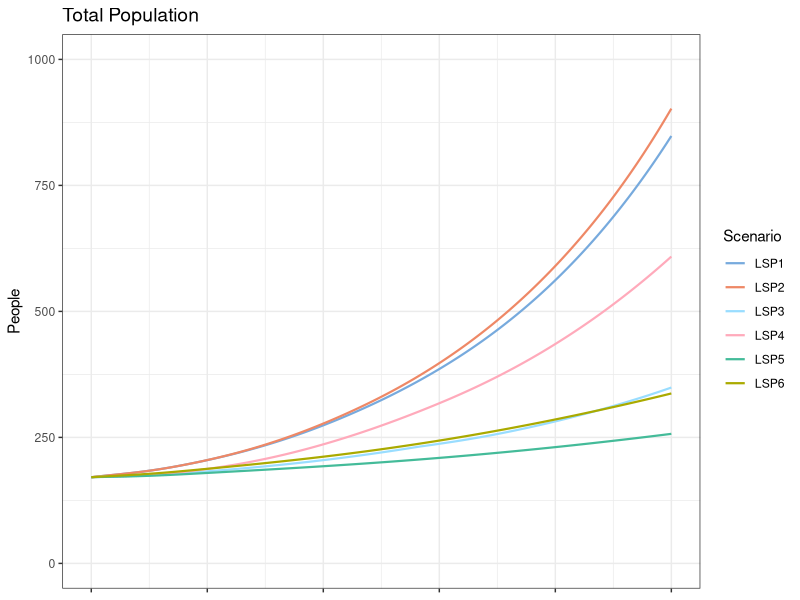
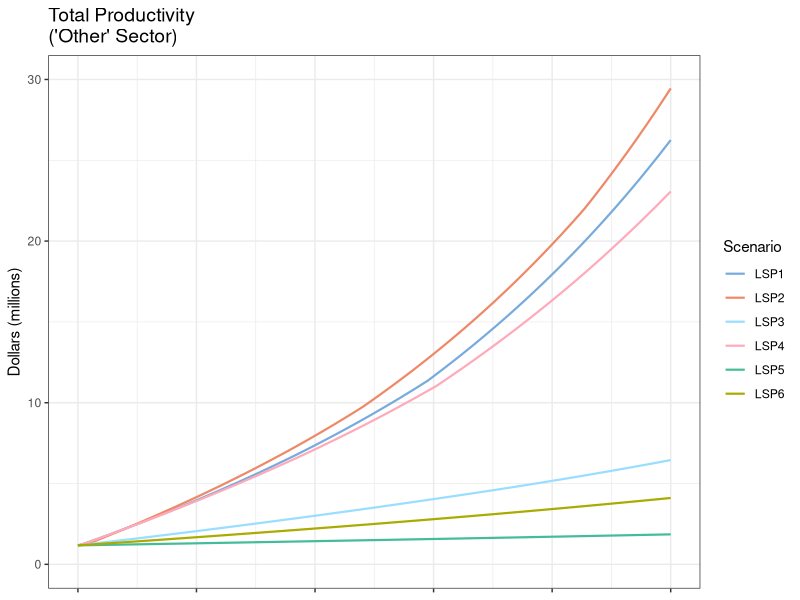
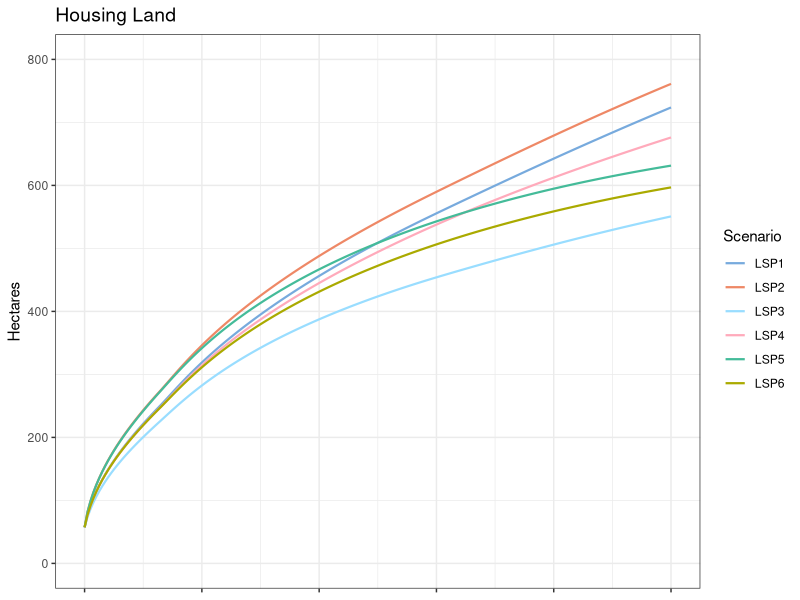
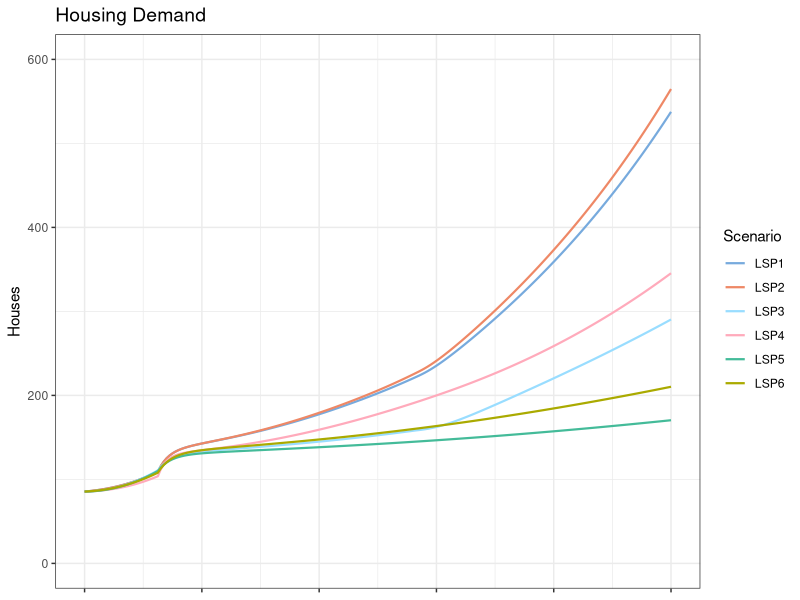
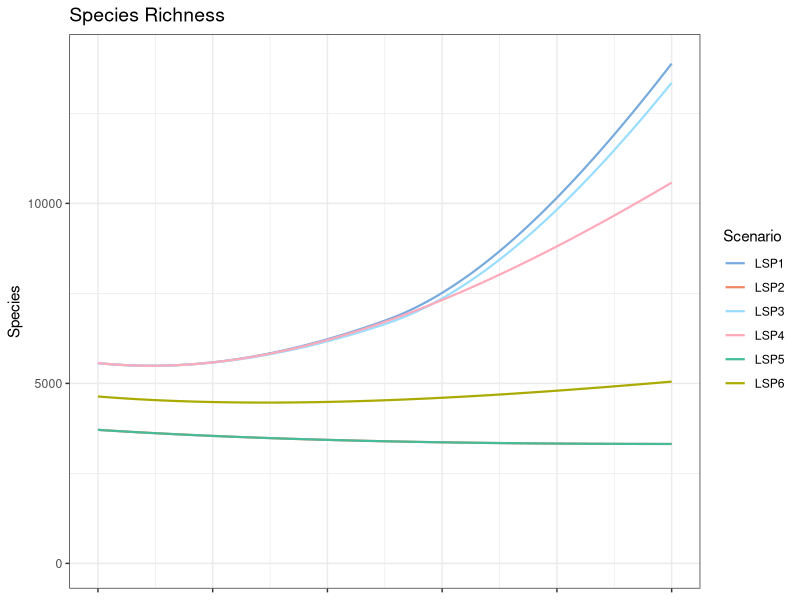
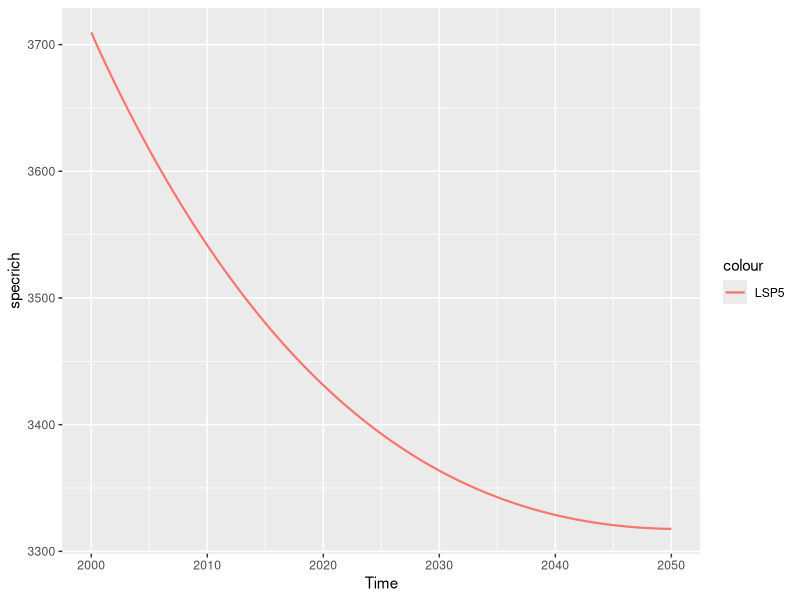
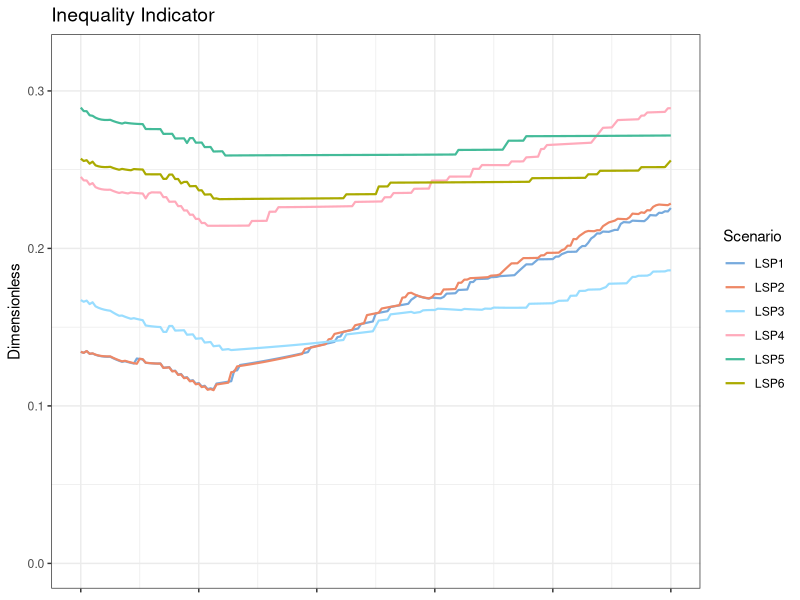
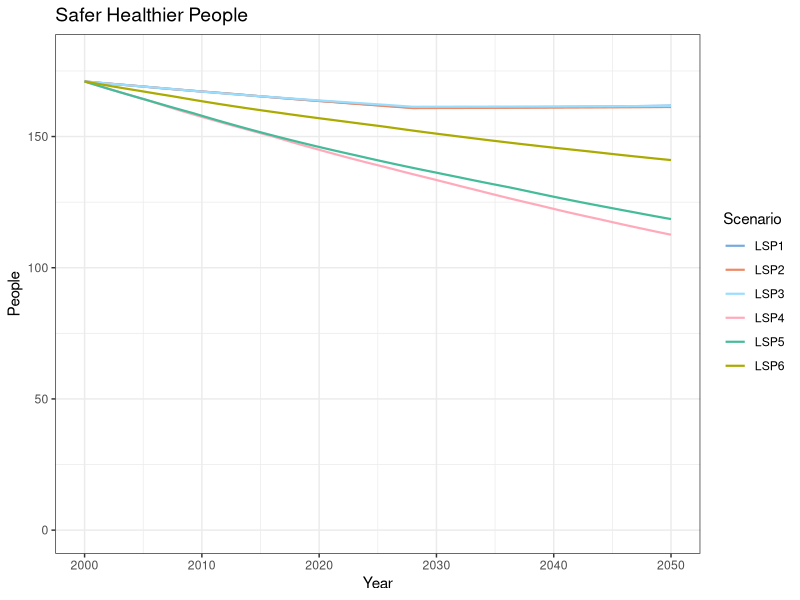

The R source for these figures, in order:

#set working directory for run data

setwd()
library(readr)
LSP1 <- read_csv("LSP1_rundata.csv")
LSP2 <- read_csv("LSP2_rundata.csv")
LSP3 <- read_csv("LSP3_rundata.csv")
LSP4 <- read_csv("LSP4_rundata.csv")
LSP5 <- read_csv("LSP5_rundata.csv")
LSP6 <- read_csv("LSP6_rundata.csv")

library(tidyverse)
library(patchwork)
library(scales)

LSP1col <- "#77AADD"
LSP2col <- "#EE8866"
LSP3col <- "#99DDFF"
LSP4col <- "#FFAABB"
LSP5col <- "#44BB99"
LSP6col <- "#AAAA00"

# total population variable

# rename variables for ggplot to remove spaces 

LSP1$totpop <- LSP1$`total population`
LSP2$totpop <- LSP2$`total population`
LSP3$totpop <- LSP3$`total population`
LSP4$totpop <- LSP4$`total population`
LSP5$totpop <- LSP5$`total population`
LSP6$totpop <- LSP6$`total population`

plot_totpop <- ggplot() +
  geom_line(data = LSP1, aes(x = Time, y = totpop, color = "LSP1"), size = 0.75) +
  geom_line(data = LSP2, aes(x = Time, y = totpop, color = "LSP2"), size = 0.75) +
  geom_line(data = LSP3, aes(x = Time, y = totpop, color = "LSP3"), size = 0.75) +
  geom_line(data = LSP4, aes(x = Time, y = totpop, color = "LSP4"), size = 0.75) +
  geom_line(data = LSP5, aes(x = Time, y = totpop, color = "LSP5"), size = 0.75) +
  geom_line(data = LSP6, aes(x = Time, y = totpop, color = "LSP6"), size = 0.75) +
  scale_color_manual(name = "Scenario", values = c("LSP1" = LSP1col, "LSP2" = LSP2col, "LSP3" = LSP3col,
                                                   "LSP4" = LSP4col, "LSP5" = LSP5col, "LSP6" = LSP6col)) +
  theme_bw() + ylim(0, 1000) +
  theme(plot.title = element_text(size=14), axis.title.x=element_blank(), axis.text.x=element_blank()) +
  ylab("People") + xlab("Year") + ggtitle("Total Population")
plot_totpop

# axis.title.x=element_blank(), axis.text.x=element_blank()

# Total Other Productivity variable

# rename variables for ggplot to remove spaces 

LSP1$tototprod <- LSP1$`Total Other Productivity`
LSP2$tototprod <- LSP2$`Total Other Productivity`
LSP3$tototprod <- LSP3$`Total Other Productivity`
LSP4$tototprod <- LSP4$`Total Other Productivity`
LSP5$tototprod <- LSP5$`Total Other Productivity`
LSP6$tototprod <- LSP6$`Total Other Productivity`

plot_tototprod <- ggplot() +
  geom_line(data = LSP1, aes(x = Time, y = tototprod, color = "LSP1"), size = 0.75) +
  geom_line(data = LSP2, aes(x = Time, y = tototprod, color = "LSP2"), size = 0.75) +
  geom_line(data = LSP3, aes(x = Time, y = tototprod, color = "LSP3"), size = 0.75) +
  geom_line(data = LSP4, aes(x = Time, y = tototprod, color = "LSP4"), size = 0.75) +
  geom_line(data = LSP5, aes(x = Time, y = tototprod, color = "LSP5"), size = 0.75) +
  geom_line(data = LSP6, aes(x = Time, y = tototprod, color = "LSP6"), size = 0.75) +
  scale_color_manual(name = "Scenario", values = c("LSP1" = LSP1col, "LSP2" = LSP2col, "LSP3" = LSP3col,
                                                   "LSP4" = LSP4col, "LSP5" = LSP5col, "LSP6" = LSP6col)) +
  theme_bw() + 
  theme(plot.title = element_text(size=14), axis.title.x=element_blank(), axis.text.x=element_blank()) +
  xlab("Year") +  scale_y_continuous("Dollars (millions)", limits = c(0, 30000000),
                     labels = comma_format(scale = 1/1000000)) +
  ggtitle("Total Productivity\n('Other' Sector)")
plot_tototprod

# Housing Land variable

# rename variables for ggplot to remove spaces 

LSP1$HouLand <- LSP1$`Housing Land`
LSP2$HouLand <- LSP2$`Housing Land`
LSP3$HouLand <- LSP3$`Housing Land`
LSP4$HouLand <- LSP4$`Housing Land`
LSP5$HouLand <- LSP5$`Housing Land`
LSP6$HouLand <- LSP6$`Housing Land`

plot_houland <- ggplot() +
  geom_line(data = LSP1, aes(x = Time, y = HouLand, color = "LSP1"), size = 0.75) +
  geom_line(data = LSP2, aes(x = Time, y = HouLand, color = "LSP2"), size = 0.75) +
  geom_line(data = LSP3, aes(x = Time, y = HouLand, color = "LSP3"), size = 0.75) +
  geom_line(data = LSP4, aes(x = Time, y = HouLand, color = "LSP4"), size = 0.75) +
  geom_line(data = LSP5, aes(x = Time, y = HouLand, color = "LSP5"), size = 0.75) +
  geom_line(data = LSP6, aes(x = Time, y = HouLand, color = "LSP6"), size = 0.75) +
  scale_color_manual(name = "Scenario", values = c("LSP1" = LSP1col, "LSP2" = LSP2col, "LSP3" = LSP3col,
                                                   "LSP4" = LSP4col, "LSP5" = LSP5col, "LSP6" = LSP6col)) +
  theme_bw() + ylim(0, 800) +
  theme(plot.title = element_text(size=14), axis.title.x=element_blank(), axis.text.x=element_blank()) +
  ylab("Hectares") + xlab("Year") + ggtitle("Housing Land")
plot_houland

# housing demand variable

# rename variables for ggplot to remove spaces 

LSP1$houdem <- LSP1$`housing demand`
LSP2$houdem <- LSP2$`housing demand`
LSP3$houdem <- LSP3$`housing demand`
LSP4$houdem <- LSP4$`housing demand`
LSP5$houdem <- LSP5$`housing demand`
LSP6$houdem <- LSP6$`housing demand`

plot_houdem <- ggplot() +
  geom_line(data = LSP1, aes(x = Time, y = houdem, color = "LSP1"), size = 0.75) +
  geom_line(data = LSP2, aes(x = Time, y = houdem, color = "LSP2"), size = 0.75) +
  geom_line(data = LSP3, aes(x = Time, y = houdem, color = "LSP3"), size = 0.75) +
  geom_line(data = LSP4, aes(x = Time, y = houdem, color = "LSP4"), size = 0.75) +
  geom_line(data = LSP5, aes(x = Time, y = houdem, color = "LSP5"), size = 0.75) +
  geom_line(data = LSP6, aes(x = Time, y = houdem, color = "LSP6"), size = 0.75) +
  scale_color_manual(name = "Scenario", values = c("LSP1" = LSP1col, "LSP2" = LSP2col, "LSP3" = LSP3col,
                                                   "LSP4" = LSP4col, "LSP5" = LSP5col, "LSP6" = LSP6col)) +
  theme_bw() + ylim(0, 600) +
  theme(plot.title = element_text(size=14), axis.title.x=element_blank(), axis.text.x=element_blank()) +
  ylab("Houses") + xlab("Year") + ggtitle("Housing Demand")
plot_houdem

# Species Richness variable

# rename variables for ggplot to remove spaces 

LSP1$specrich <- LSP1$`Species Richness`
LSP2$specrich <- LSP2$`Species Richness`
LSP3$specrich <- LSP3$`Species Richness`
LSP4$specrich <- LSP4$`Species Richness`
LSP5$specrich <- LSP5$`Species Richness`
LSP6$specrich <- LSP6$`Species Richness`

plot_specrich <- ggplot() +
  geom_line(data = LSP1, aes(x = Time, y = specrich, color = "LSP1"), size = 0.75) +
  geom_line(data = LSP2, aes(x = Time, y = specrich, color = "LSP2"), size = 0.75) +
  geom_line(data = LSP3, aes(x = Time, y = specrich, color = "LSP3"), size = 0.75) +
  geom_line(data = LSP4, aes(x = Time, y = specrich, color = "LSP4"), size = 0.75) +
  geom_line(data = LSP5, aes(x = Time, y = specrich, color = "LSP5"), size = 0.75) +
  geom_line(data = LSP6, aes(x = Time, y = specrich, color = "LSP6"), size = 0.75) +
  scale_color_manual(name = "Scenario", values = c("LSP1" = LSP1col, "LSP2" = LSP2col, "LSP3" = LSP3col,
                                                   "LSP4" = LSP4col, "LSP5" = LSP5col, "LSP6" = LSP6col)) +
  theme_bw() + ylim(0, 14000) +
  theme(plot.title = element_text(size=14), axis.title.x=element_blank(), axis.text.x=element_blank()) +
  ylab("Species") + xlab("Year") + ggtitle("Species Richness")
plot_specrich

ggplot() +  geom_line(data = LSP5, aes(x = Time, y = specrich, color = "LSP5"), size = 0.75)

# inequality indicator variable

# rename variables for ggplot to remove spaces 

LSP1$ineqin <- LSP1$`inequality indicator`
LSP2$ineqin <- LSP2$`inequality indicator`
LSP3$ineqin <- LSP3$`inequality indicator`
LSP4$ineqin <- LSP4$`inequality indicator`
LSP5$ineqin <- LSP5$`inequality indicator`
LSP6$ineqin <- LSP6$`inequality indicator`

plot_ineqin <- ggplot() +
  geom_line(data = LSP1, aes(x = Time, y = ineqin, color = "LSP1"), size = 0.75) +
  geom_line(data = LSP2, aes(x = Time, y = ineqin, color = "LSP2"), size = 0.75) +
  geom_line(data = LSP3, aes(x = Time, y = ineqin, color = "LSP3"), size = 0.75) +
  geom_line(data = LSP4, aes(x = Time, y = ineqin, color = "LSP4"), size = 0.75) +
  geom_line(data = LSP5, aes(x = Time, y = ineqin, color = "LSP5"), size = 0.75) +
  geom_line(data = LSP6, aes(x = Time, y = ineqin, color = "LSP6"), size = 0.75) +
  scale_color_manual(name = "Scenario", values = c("LSP1" = LSP1col, "LSP2" = LSP2col, "LSP3" = LSP3col,
                                                   "LSP4" = LSP4col, "LSP5" = LSP5col, "LSP6" = LSP6col)) +
  theme_bw() + ylim(0, 0.32) +
  theme(plot.title = element_text(size=14), axis.title.x=element_blank(), axis.text.x=element_blank()) +
  ylab("Dimensionless") + xlab("Year") + ggtitle("Inequality Indicator")
plot_ineqin

# Safer Healthier people variable

# rename variables for ggplot to remove spaces 

LSP1$SHP <- LSP1$`Safer Healthier People`
LSP2$SHP <- LSP2$`Safer Healthier People`
LSP3$SHP <- LSP3$`Safer Healthier People`
LSP4$SHP <- LSP4$`Safer Healthier People`
LSP5$SHP <- LSP5$`Safer Healthier People`
LSP6$SHP <- LSP6$`Safer Healthier People`

plot_SHP <- ggplot() +
  geom_line(data = LSP1, aes(x = Time, y = SHP, color = "LSP1"), size = 0.75) +
  geom_line(data = LSP2, aes(x = Time, y = SHP, color = "LSP2"), size = 0.75) +
  geom_line(data = LSP3, aes(x = Time, y = SHP, color = "LSP3"), size = 0.75) +
  geom_line(data = LSP4, aes(x = Time, y = SHP, color = "LSP4"), size = 0.75) +
  geom_line(data = LSP5, aes(x = Time, y = SHP, color = "LSP5"), size = 0.75) +
  geom_line(data = LSP6, aes(x = Time, y = SHP, color = "LSP6"), size = 0.75) +
  scale_color_manual(name = "Scenario", values = c("LSP1" = LSP1col, "LSP2" = LSP2col, "LSP3" = LSP3col,
                                                   "LSP4" = LSP4col, "LSP5" = LSP5col, "LSP6" = LSP6col)) +
  theme_bw() + ylim(0, 180) +
  theme(plot.title = element_text(size=14)) +
  ylab("People") + xlab("Year") + ggtitle("Safer Healthier People")
plot_SHP

# Internet service demand variable

# rename variables for ggplot to remove spaces 

LSP1$ISD <- LSP1$`Internet Service Demand`
LSP2$ISD <- LSP2$`Internet Service Demand`
LSP3$ISD <- LSP3$`Internet Service Demand`
LSP4$ISD <- LSP4$`Internet Service Demand`
LSP5$ISD <- LSP5$`Internet Service Demand`
LSP6$ISD <- LSP6$`Internet Service Demand`

plot_ISD <- ggplot() +
  geom_line(data = LSP1, aes(x = Time, y = ISD, color = "LSP1"), size = 0.75) +
  geom_line(data = LSP2, aes(x = Time, y = ISD, color = "LSP2"), size = 0.75) +
  geom_line(data = LSP3, aes(x = Time, y = ISD, color = "LSP3"), size = 0.75) +
  geom_line(data = LSP4, aes(x = Time, y = ISD, color = "LSP4"), size = 0.75) +
  geom_line(data = LSP5, aes(x = Time, y = ISD, color = "LSP5"), size = 0.75) +
  geom_line(data = LSP6, aes(x = Time, y = ISD, color = "LSP6"), size = 0.75) +
  scale_color_manual(name = "Scenario", values = c("LSP1" = LSP1col, "LSP2" = LSP2col, "LSP3" = LSP3col,
                                                   "LSP4" = LSP4col, "LSP5" = LSP5col, "LSP6" = LSP6col)) +
  theme_bw() + ylim(0, 170) +
  theme(plot.title = element_text(size=14)) +
  ylab("Connections") + xlab("Year") + ggtitle("Internet Service Demand")
plot_ISD

# bus frequency for travel equity variable

# rename variables for ggplot to remove spaces 

LSP1$bfreq <- LSP1$`whole population bus frequency discrepancy`
LSP2$bfreq <- LSP2$`whole population bus frequency discrepancy`
LSP3$bfreq <- LSP3$`whole population bus frequency discrepancy`
LSP4$bfreq <- LSP4$`whole population bus frequency discrepancy`
LSP5$bfreq <- LSP5$`whole population bus frequency discrepancy`
LSP6$bfreq <- LSP6$`whole population bus frequency discrepancy`

plot_bfreq <- ggplot() +
  geom_line(data = LSP1, aes(x = Time, y = bfreq, color = "LSP1"), size = 0.75) +
  geom_line(data = LSP2, aes(x = Time, y = bfreq, color = "LSP2"), size = 0.75) +
  geom_line(data = LSP3, aes(x = Time, y = bfreq, color = "LSP3"), size = 0.75) +
  geom_line(data = LSP4, aes(x = Time, y = bfreq, color = "LSP4"), size = 0.75) +
  geom_line(data = LSP5, aes(x = Time, y = bfreq, color = "LSP5"), size = 0.75) +
  geom_line(data = LSP6, aes(x = Time, y = bfreq, color = "LSP6"), size = 0.75) +
  scale_color_manual(name = "Scenario", values = c("LSP1" = LSP1col, "LSP2" = LSP2col, "LSP3" = LSP3col,
                                                   "LSP4" = LSP4col, "LSP5" = LSP5col, "LSP6" = LSP6col)) +
  theme_bw() + ylim(0, 6000) +
  theme(plot.title = element_text(size=14)) +
  ylab("Trips per year") + xlab("Year") + ggtitle("Bus Frequency Shortfall")

plot_bfreq

# use patchwork to combine all plots
combined <- (plot_totpop + plot_houdem + plot_houland + plot_tototprod + plot_specrich + plot_ineqin + plot_SHP +
  plot_ISD + plot_bfreq) + plot_layout(guides = "collect") & theme(legend.position = "bottom")
combined 

# save image files
ggsave("scenario_run_plots_300dpi.png", plot = combined, device = "png", dpi = 300) #save 300dpi file
ggsave("scenario_run_plots_600dpi.png", plot = combined, device = "png", dpi = 600) #save 600dpi file

# Economic productivity LSP3 plot
LSP3$TAP <- LSP3$`Total Agricultural Productivity`
LSP3$TTP <- LSP3$`Total Tourism Productivity`
ggplot() +
  geom_line(data = LSP3, aes(x = Time, y = TAP, color = "Agriculture"), size = 0.75) +
  geom_line(data = LSP3, aes(x = Time, y = tototprod, color = "Other"), size = 0.75) +
  geom_line(data = LSP3, aes(x = Time, y = TTP, color = "Tourism"), size = 0.75) +
  scale_color_manual(name = "Economic sector", values = c("Agriculture" = LSP3col, "Other" = LSP2col, 
                                                          "Tourism" = LSP5col)) +
  theme_bw() + 
  xlab("Year") +  scale_y_continuous("Dollars (millions)", limits = c(0, 15000000),
                                     labels = comma_format(scale = 1/1000000)) +
  ggtitle("Economic Productivity Under LSP3")

ggsave("Economic_productivity_LSP3_300dpi.png", device = "png", dpi = 300) #save 300dpi file
ggsave("Economic_productivity_LSP3_600dpi.png", device = "png", dpi = 600) #save 600dpi file

